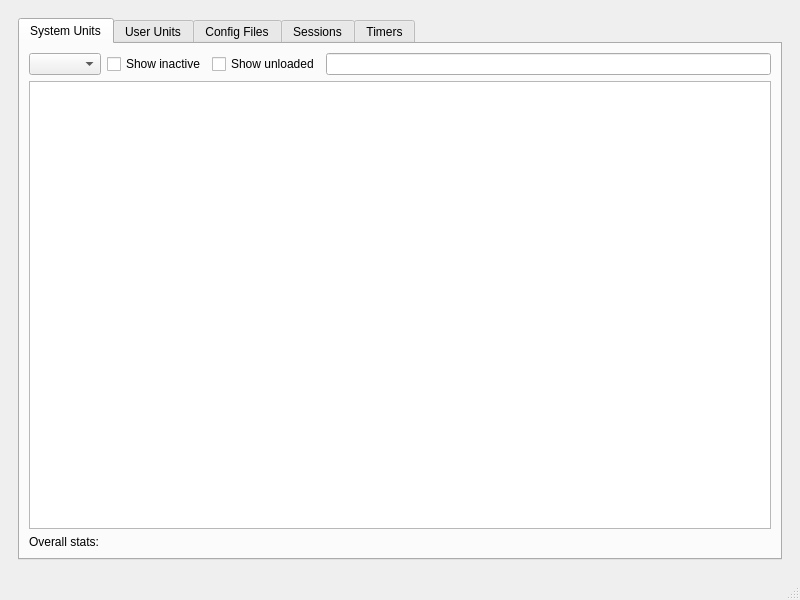
<?xml version="1.0" encoding="UTF-8"?>
<ui version="4.0">
 <class>MainWindow</class>
 <widget class="QMainWindow" name="MainWindow">
  <property name="geometry">
   <rect>
    <x>0</x>
    <y>0</y>
    <width>800</width>
    <height>600</height>
   </rect>
  </property>
  <property name="windowTitle">
   <string>SystemdGenie</string>
  </property>
  <widget class="QWidget" name="centralwidget">
   <layout class="QVBoxLayout" name="verticalLayout_2">
    <item>
     <widget class="QWidget" name="mainWidget" native="true">
      <layout class="QVBoxLayout" name="verticalLayout_3">
       <item>
        <layout class="QVBoxLayout" name="verticalLayoutMsg"/>
       </item>
       <item>
        <widget class="QTabWidget" name="tabWidget">
         <property name="enabled">
          <bool>true</bool>
         </property>
         <property name="sizePolicy">
          <sizepolicy hsizetype="Preferred" vsizetype="Preferred">
           <horstretch>0</horstretch>
           <verstretch>0</verstretch>
          </sizepolicy>
         </property>
         <property name="minimumSize">
          <size>
           <width>0</width>
           <height>0</height>
          </size>
         </property>
         <property name="toolTip">
          <string/>
         </property>
         <property name="currentIndex">
          <number>0</number>
         </property>
         <widget class="QWidget" name="tabUnits">
          <property name="contextMenuPolicy">
           <enum>Qt::CustomContextMenu</enum>
          </property>
          <attribute name="title">
           <string>System Units</string>
          </attribute>
          <layout class="QGridLayout" name="gridLayout_15">
           <item row="9" column="0" colspan="2">
            <widget class="QLabel" name="lblUnitCount">
             <property name="text">
              <string>Overall stats:</string>
             </property>
            </widget>
           </item>
           <item row="1" column="0" rowspan="7" colspan="2">
            <layout class="QHBoxLayout" name="horizontalLayout_3">
             <item>
              <widget class="QComboBox" name="cmbUnitTypes">
               <property name="sizePolicy">
                <sizepolicy hsizetype="Preferred" vsizetype="Fixed">
                 <horstretch>0</horstretch>
                 <verstretch>0</verstretch>
                </sizepolicy>
               </property>
               <property name="toolTip">
                <string>&lt;html&gt;&lt;head/&gt;&lt;body&gt;&lt;p&gt;Filter unit types.&lt;/p&gt;&lt;/body&gt;&lt;/html&gt;</string>
               </property>
               <property name="sizeAdjustPolicy">
                <enum>QComboBox::AdjustToContents</enum>
               </property>
              </widget>
             </item>
             <item>
              <widget class="QCheckBox" name="chkInactiveUnits">
               <property name="toolTip">
                <string>&lt;html&gt;&lt;head/&gt;&lt;body&gt;&lt;p&gt;Toggle show inactive units.&lt;/p&gt;&lt;/body&gt;&lt;/html&gt;</string>
               </property>
               <property name="text">
                <string>Show inactive</string>
               </property>
               <property name="checked">
                <bool>false</bool>
               </property>
              </widget>
             </item>
             <item>
              <widget class="QCheckBox" name="chkUnloadedUnits">
               <property name="text">
                <string>Show unloaded</string>
               </property>
              </widget>
             </item>
             <item>
              <widget class="QLineEdit" name="leSearchUnit">
               <property name="clearButtonEnabled">
                <bool>true</bool>
               </property>
              </widget>
             </item>
            </layout>
           </item>
           <item row="8" column="0" colspan="2">
            <widget class="QTableView" name="tblUnits">
             <property name="sizePolicy">
              <sizepolicy hsizetype="Expanding" vsizetype="Expanding">
               <horstretch>0</horstretch>
               <verstretch>0</verstretch>
              </sizepolicy>
             </property>
             <property name="mouseTracking">
              <bool>true</bool>
             </property>
             <property name="contextMenuPolicy">
              <enum>Qt::CustomContextMenu</enum>
             </property>
             <property name="editTriggers">
              <set>QAbstractItemView::NoEditTriggers</set>
             </property>
             <property name="tabKeyNavigation">
              <bool>false</bool>
             </property>
             <property name="alternatingRowColors">
              <bool>true</bool>
             </property>
             <property name="selectionMode">
              <enum>QAbstractItemView::SingleSelection</enum>
             </property>
             <property name="selectionBehavior">
              <enum>QAbstractItemView::SelectRows</enum>
             </property>
             <property name="showGrid">
              <bool>false</bool>
             </property>
             <property name="sortingEnabled">
              <bool>true</bool>
             </property>
             <attribute name="horizontalHeaderShowSortIndicator" stdset="0">
              <bool>true</bool>
             </attribute>
             <attribute name="horizontalHeaderStretchLastSection">
              <bool>true</bool>
             </attribute>
             <attribute name="verticalHeaderVisible">
              <bool>false</bool>
             </attribute>
             <attribute name="verticalHeaderMinimumSectionSize">
              <number>20</number>
             </attribute>
             <attribute name="verticalHeaderShowSortIndicator" stdset="0">
              <bool>true</bool>
             </attribute>
            </widget>
           </item>
          </layout>
         </widget>
         <widget class="QWidget" name="tabUserUnits">
          <attribute name="title">
           <string>User Units</string>
          </attribute>
          <layout class="QGridLayout" name="gridLayout_5">
           <item row="0" column="0">
            <layout class="QHBoxLayout" name="horizontalLayout">
             <item>
              <widget class="QComboBox" name="cmbUserUnitTypes"/>
             </item>
             <item>
              <widget class="QCheckBox" name="chkInactiveUserUnits">
               <property name="text">
                <string>Show inactive</string>
               </property>
              </widget>
             </item>
             <item>
              <widget class="QCheckBox" name="chkUnloadedUserUnits">
               <property name="text">
                <string>Show unloaded</string>
               </property>
              </widget>
             </item>
             <item>
              <widget class="QLineEdit" name="leSearchUserUnit">
               <property name="clearButtonEnabled">
                <bool>true</bool>
               </property>
              </widget>
             </item>
            </layout>
           </item>
           <item row="1" column="0">
            <widget class="QTableView" name="tblUserUnits">
             <property name="contextMenuPolicy">
              <enum>Qt::CustomContextMenu</enum>
             </property>
             <property name="editTriggers">
              <set>QAbstractItemView::NoEditTriggers</set>
             </property>
             <property name="tabKeyNavigation">
              <bool>false</bool>
             </property>
             <property name="alternatingRowColors">
              <bool>true</bool>
             </property>
             <property name="selectionMode">
              <enum>QAbstractItemView::SingleSelection</enum>
             </property>
             <property name="selectionBehavior">
              <enum>QAbstractItemView::SelectRows</enum>
             </property>
             <property name="showGrid">
              <bool>false</bool>
             </property>
             <property name="sortingEnabled">
              <bool>true</bool>
             </property>
             <attribute name="horizontalHeaderStretchLastSection">
              <bool>true</bool>
             </attribute>
             <attribute name="verticalHeaderVisible">
              <bool>false</bool>
             </attribute>
             <attribute name="verticalHeaderMinimumSectionSize">
              <number>20</number>
             </attribute>
            </widget>
           </item>
           <item row="2" column="0">
            <widget class="QLabel" name="lblUserUnitCount">
             <property name="text">
              <string>Overall stats:</string>
             </property>
            </widget>
           </item>
          </layout>
         </widget>
         <widget class="QWidget" name="tabConf">
          <attribute name="title">
           <string>Config Files</string>
          </attribute>
          <layout class="QGridLayout" name="gridLayout_30">
           <item row="0" column="0">
            <layout class="QVBoxLayout" name="verticalLayout">
             <item>
              <widget class="QTableView" name="tblConfFiles">
               <property name="contextMenuPolicy">
                <enum>Qt::CustomContextMenu</enum>
               </property>
               <property name="alternatingRowColors">
                <bool>true</bool>
               </property>
               <property name="selectionMode">
                <enum>QAbstractItemView::SingleSelection</enum>
               </property>
               <property name="selectionBehavior">
                <enum>QAbstractItemView::SelectRows</enum>
               </property>
               <property name="showGrid">
                <bool>false</bool>
               </property>
               <attribute name="horizontalHeaderShowSortIndicator" stdset="0">
                <bool>true</bool>
               </attribute>
               <attribute name="horizontalHeaderStretchLastSection">
                <bool>true</bool>
               </attribute>
               <attribute name="verticalHeaderVisible">
                <bool>false</bool>
               </attribute>
               <attribute name="verticalHeaderMinimumSectionSize">
                <number>20</number>
               </attribute>
              </widget>
             </item>
            </layout>
           </item>
          </layout>
         </widget>
         <widget class="QWidget" name="tabSessions">
          <attribute name="title">
           <string>Sessions</string>
          </attribute>
          <layout class="QGridLayout" name="gridLayout_2">
           <item row="0" column="0">
            <layout class="QGridLayout" name="gridLayout">
             <item row="0" column="0">
              <widget class="QTableView" name="tblSessions">
               <property name="mouseTracking">
                <bool>true</bool>
               </property>
               <property name="contextMenuPolicy">
                <enum>Qt::CustomContextMenu</enum>
               </property>
               <property name="editTriggers">
                <set>QAbstractItemView::NoEditTriggers</set>
               </property>
               <property name="tabKeyNavigation">
                <bool>false</bool>
               </property>
               <property name="alternatingRowColors">
                <bool>true</bool>
               </property>
               <property name="selectionMode">
                <enum>QAbstractItemView::SingleSelection</enum>
               </property>
               <property name="selectionBehavior">
                <enum>QAbstractItemView::SelectRows</enum>
               </property>
               <property name="showGrid">
                <bool>false</bool>
               </property>
               <attribute name="horizontalHeaderShowSortIndicator" stdset="0">
                <bool>true</bool>
               </attribute>
               <attribute name="horizontalHeaderStretchLastSection">
                <bool>true</bool>
               </attribute>
               <attribute name="verticalHeaderVisible">
                <bool>false</bool>
               </attribute>
               <attribute name="verticalHeaderDefaultSectionSize">
                <number>30</number>
               </attribute>
               <attribute name="verticalHeaderMinimumSectionSize">
                <number>20</number>
               </attribute>
              </widget>
             </item>
            </layout>
           </item>
          </layout>
         </widget>
         <widget class="QWidget" name="tabTimers">
          <attribute name="title">
           <string>Timers</string>
          </attribute>
          <layout class="QGridLayout" name="gridLayout_4">
           <item row="0" column="0">
            <layout class="QGridLayout" name="gridLayout_3">
             <item row="0" column="0">
              <widget class="QTableView" name="tblTimers">
               <property name="contextMenuPolicy">
                <enum>Qt::CustomContextMenu</enum>
               </property>
               <property name="editTriggers">
                <set>QAbstractItemView::NoEditTriggers</set>
               </property>
               <property name="tabKeyNavigation">
                <bool>false</bool>
               </property>
               <property name="alternatingRowColors">
                <bool>true</bool>
               </property>
               <property name="selectionMode">
                <enum>QAbstractItemView::SingleSelection</enum>
               </property>
               <property name="selectionBehavior">
                <enum>QAbstractItemView::SelectRows</enum>
               </property>
               <property name="showGrid">
                <bool>false</bool>
               </property>
               <property name="sortingEnabled">
                <bool>true</bool>
               </property>
               <attribute name="horizontalHeaderStretchLastSection">
                <bool>true</bool>
               </attribute>
               <attribute name="verticalHeaderVisible">
                <bool>false</bool>
               </attribute>
               <attribute name="verticalHeaderMinimumSectionSize">
                <number>20</number>
               </attribute>
              </widget>
             </item>
            </layout>
           </item>
          </layout>
         </widget>
        </widget>
       </item>
      </layout>
     </widget>
    </item>
   </layout>
  </widget>
  <widget class="QMenuBar" name="menubar">
   <property name="geometry">
    <rect>
     <x>0</x>
     <y>0</y>
     <width>800</width>
     <height>30</height>
    </rect>
   </property>
  </widget>
  <widget class="QStatusBar" name="statusbar"/>
 </widget>
 <tabstops>
  <tabstop>tabWidget</tabstop>
  <tabstop>cmbUnitTypes</tabstop>
  <tabstop>chkInactiveUnits</tabstop>
  <tabstop>chkUnloadedUnits</tabstop>
  <tabstop>leSearchUnit</tabstop>
  <tabstop>tblUnits</tabstop>
  <tabstop>cmbUserUnitTypes</tabstop>
  <tabstop>chkInactiveUserUnits</tabstop>
  <tabstop>chkUnloadedUserUnits</tabstop>
  <tabstop>leSearchUserUnit</tabstop>
  <tabstop>tblUserUnits</tabstop>
  <tabstop>tblConfFiles</tabstop>
  <tabstop>tblSessions</tabstop>
  <tabstop>tblTimers</tabstop>
 </tabstops>
 <resources/>
 <connections/>
</ui>
